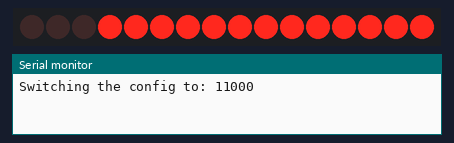
Bench run of a sketch on a simulated Arduino Uno, built with avr-gcc and run on an emulated ATmega328P. On the bench: 16 port-expander outputs drawn as a row of LEDs (first output left, lit = HIGH), the last lines printed to the serial monitor. Wiring (inferred from the names in the program): PCF8575 port expander at I2C address 0x26. Wiring (inferred from the signals the program sends): row of LEDs: on Q0, Q1, Q2, Q3, Q4, Q5, Q6, Q7, Q8, Q9, Q10, Q11, Q12, Q13, Q14, Q15. Random numbers use the default seed unless the sketch sets one.

Above: at 0.05 s.
At 4.55 s:
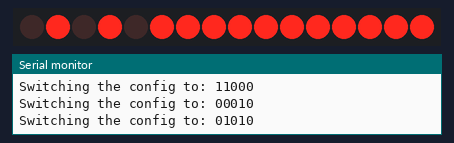
At 7.88 s:
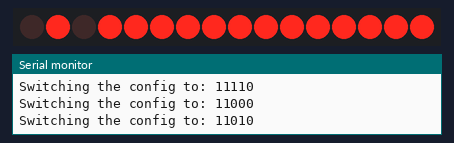
At 14.66 s:
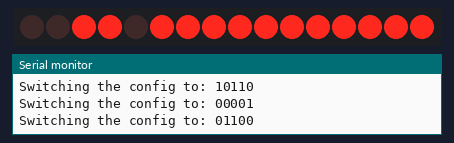
At 19.61 s:
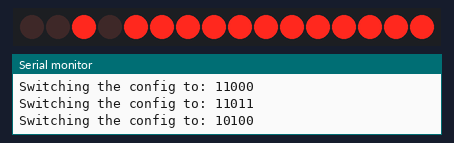
At 36.39 s:
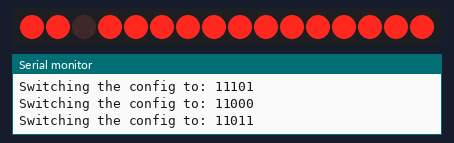
Timing chart, 0 to 40.0 s (numbered marks = the images above):
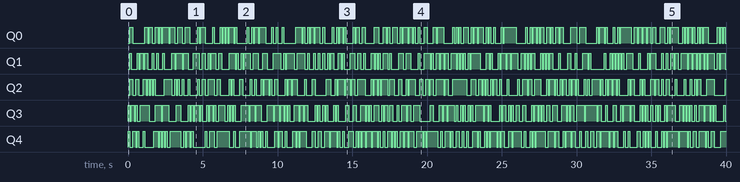

Measured:
- by itself, Q0: LOW → HIGH at 0.10 s, → LOW 0.20 s later, → HIGH 0.81 s later, → LOW 0.20 s later, … (192 changes in this stretch)
- by itself, Q1: LOW → HIGH at 0.10 s, → LOW 0.10 s later, → HIGH 0.40 s later, → LOW 0.10 s later, … (194 changes in this stretch)
- by itself, Q2: LOW → HIGH at 0.10 s, → LOW 0.20 s later, → HIGH 0.20 s later, → LOW 0.20 s later, … (183 changes in this stretch)
- by itself, Q3: LOW → HIGH at 0.00 s, → LOW 0.10 s later, → HIGH 0.10 s later, → LOW 0.20 s later, … (202 changes in this stretch)
- by itself, Q4: LOW → HIGH at 0.00 s, → LOW 0.10 s later, → HIGH 0.20 s later, → LOW 0.20 s later, … (195 changes in this stretch)

The sketch:

I2C_expander_example2.ino
```cpp
/*  I2C_expander_example

    This program flashes an series of 5 LEDs connected to P00 of the PCF8575 breakout
    board from Sparkfun.  The LEDs areconnected so that current is sourced form VCC and the
    PCF8575 sinks current when P00 is written low.  From the PCF8575 datasheet the chip can
    source or sink up to 100ma.  My five LEDs are connected through 470Ohm resistors so they
    pull a max of 10.6ma each or a total of less than 55ma.
*/

#include <Wire.h>

const int exp1_address = 0x26; //7 bit hex address for PCF8575 with A2=H, A1=H, A0=L
const int delay_int = 100;
const int led_array_size = 5;

byte byte_1 = 0x00;
byte byte_2 = 0x00;
byte print_byte;
char typeset_byte[led_array_size +1];


void setup() {
  Wire.begin();  //join i2c bus
  Serial.begin(57600);
}

void loop() {
  byte_1 = 0x00;
  for (int i = 0; i<led_array_size; i++) {
    byte rand_bit = random_bit();
    rand_bit = rand_bit << i;
    byte_1 = byte_1 | rand_bit;
  }

  write_to_I2C_expander();
  print_config_to_serial();
  delay(delay_int);
}

byte random_bit() {
  static long rand_int;
  byte res = 0x00;
  rand_int = random(0, 2);
  res = res | rand_int;
  return res;
}

void write_to_I2C_expander() {
   Wire.beginTransmission(exp1_address);
   Wire.write(byte_1);
   Wire.write(byte_2);
   Wire.endTransmission();
}

void print_config_to_serial() {
  print_byte = byte_1;

  //set the right values in the typeset_byte
  for(int i=0; i<led_array_size; i++) {
      if(bitRead(print_byte, ((led_array_size-1)-i)) == 1) {
        typeset_byte[i] = '0';
      } else {
        typeset_byte[i] = '1';
      }
  }

  Serial.print(F("Switching the config to: "));
  Serial.println(typeset_byte);
}
```
